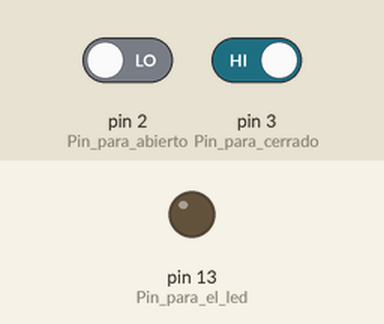
Simulated run of this sketch. Board: Arduino Uno, built with avr-gcc and run on an emulated ATmega328P. On the bench: output pins drawn as LEDs (lit = HIGH). The inputs (shaded band) are chosen by the test bench; at power-on: pin 3 (Pin_para_cerrado) HIGH, pin 2 (Pin_para_abierto) LOW. What the sketch prints to the serial monitor is not drawn.

Above: at 1.2 s.
1.3 s: pin 3 (Pin_para_cerrado) driven LOW
At 2.5 s:
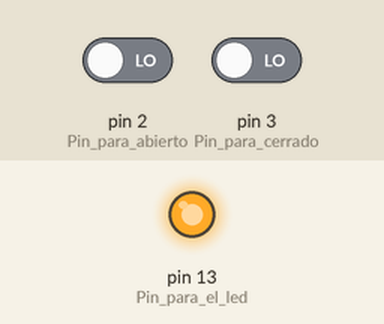
2.8 s: pin 2 (Pin_para_abierto) driven HIGH
At 4.0 s:
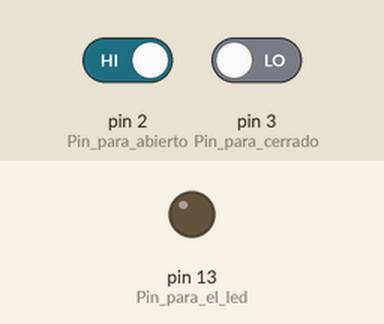
4.3 s: pin 2 (Pin_para_abierto) driven LOW
At 4.9 s:
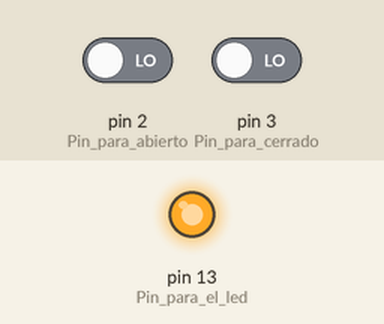
Timing chart, 0 to 7.3 s (numbered marks = the images above; inputs shaded):
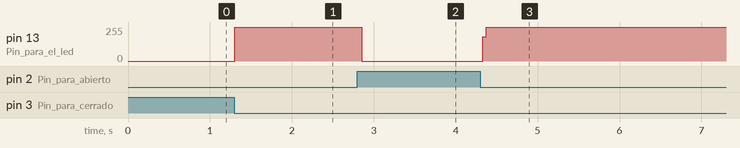

Measured:
- after the input at 1.3 s, pin 13 (Pin_para_el_led): 0/255 → 255/255 at once
- after the input at 2.8 s, pin 13 (Pin_para_el_led): 255/255 → 0/255 after 0.05 s
- after the input at 4.3 s, pin 13 (Pin_para_el_led): 0/255 → 255/255 at once

The sketch:

pulsador.ino
```cpp
void setup() {
  // put your setup code here, to run once:
  //Se coloca INPUT porque estamos recibiendo informacion
  pinMode(13,OUTPUT);//Pin para el led
  pinMode(3, INPUT); //Pin para cerrado
  pinMode(2, INPUT); //Pin para abierto
  Serial.begin(9600); //Se inicializa el puerto serial

}

int up=0; //Se inicializa cerrado
int down=0;//Se inicializa abierto

void loop() {
  // put your main code here, to run repeatedly:

  up= digitalRead(3); //Se leera que que esta pasando en el pin 3
  down= digitalRead(2);//Se leera que que esta pasando en el pin 2
  //Serial.println(down); //Para mostrar cerrado
  Serial.println(up); //Para mostrar abierto
  if(up==0){
    digitalWrite(13,HIGH);
  }
  if(down==1){
    digitalWrite(13,LOW);
  }
}
```
